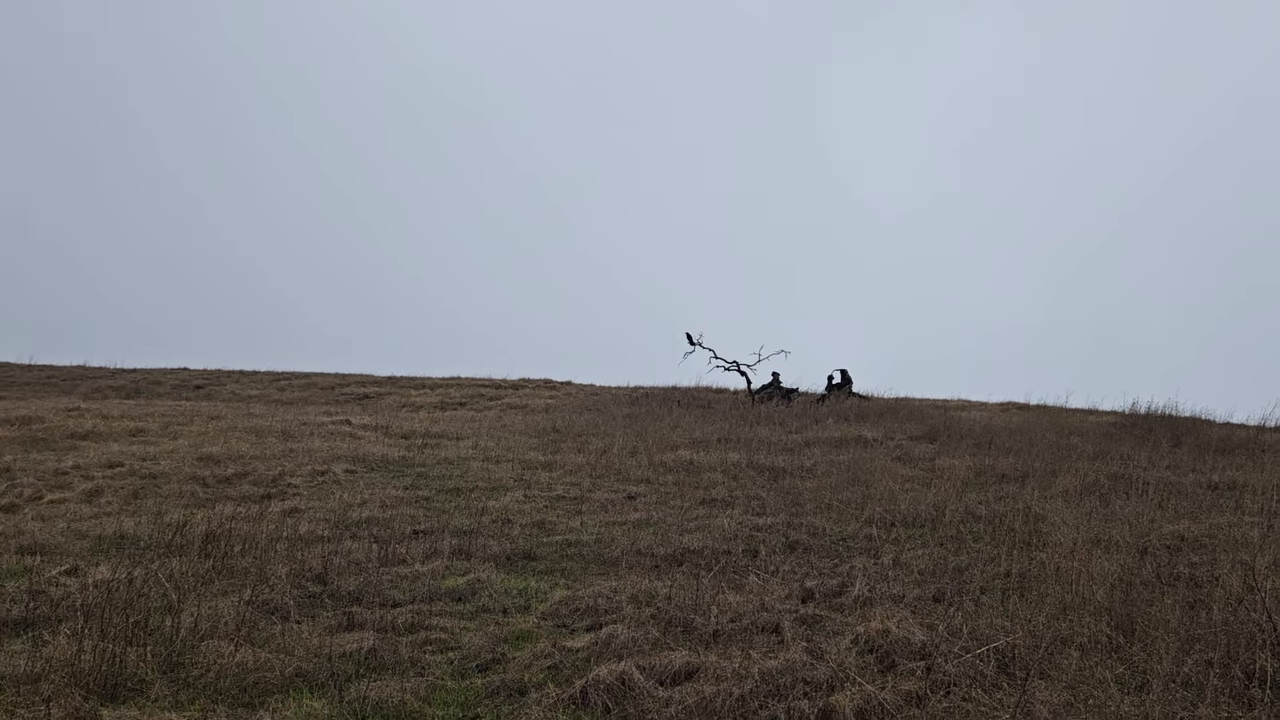
#> input picture frame 18 of test_video/20241216_142253.mp4, 1280 x 720 px
$ python stab_test.py
#> lines starting #> are read from the running program, lines starting #| are printed output that depends on the picture; after the words box and inside, x2 and y2 are one past the last pixel; in counts of white or black regions, pixels touching at a corner belong together
import cv2 as cv
import numpy as np
import vidstab
import time

#cap = cv.VideoCapture('20241216_143841.mp4')
cap = cv.VideoCapture('20241216_142253.mp4')

# Get width and height of video stream
w = int(cap.get(cv.CAP_PROP_FRAME_WIDTH))
h = int(cap.get(cv.CAP_PROP_FRAME_HEIGHT))

frame_num = 0

raw_frames = []
transforms = [None]

# loop one: calculate transforms

# frame 1
ret, frame = cap.read()
#> frame is the input picture: shape (720, 1280, 3); mean B, G, R 129.2, 126.8, 126

prev_frame = frame
prev_gray = cv.cvtColor(frame, cv.COLOR_BGR2GRAY)
prev_pts = cv.goodFeaturesToTrack(prev_gray,
                            maxCorners=200,
                            qualityLevel=0.01,
                            minDistance=30.0,
                            blockSize=3)
#> prev_pts = 200 rows, first 8: [833, 382], [686, 333], [781, 382], [737, 368], [711, 351], [1203, 418], [1123, 410], [869, 395]

raw_frames.append(frame)
frame_num += 1


# frame 2
for i in range(10):
    ret, frame = cap.read()


curr_gray = cv.cvtColor(frame, cv.COLOR_BGR2GRAY)
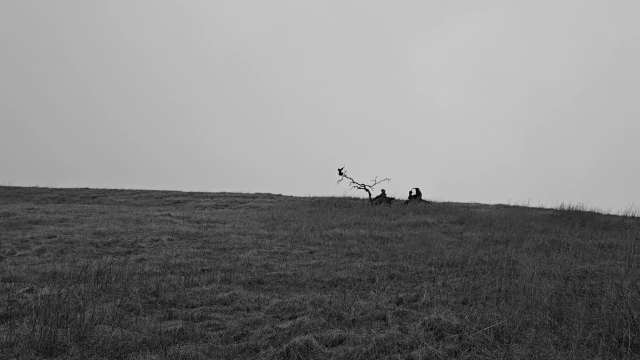
#> curr_gray: shape (720, 1280) (shown at 1/2 size); min 0, max 223, mean 128.2
raw_frames.append(frame)

curr_pts, status, err = cv.calcOpticalFlowPyrLK(prev_gray, curr_gray, prev_pts, None)
#> curr_pts = 200 rows, first 8: [823.9, 388.7], [676.1, 336.8], [772, 388.8], [728.1, 374.8], [701.9, 358.4], [1192.2, 424], [1112.7, 416.1], [859.9, 401.6]; status = 200 values, max 1 at index 0, min 0 at index 20, mean 0.98; err = 200 values, max 15.89 at index 1, min -4.08e-29 at index 186, mean 4.01

# Filter only valid points
idx = np.where(status==1)[0]
#> idx = 196 values from 0 to 199
prev_pts = prev_pts[idx]
#> prev_pts = 196 rows, first 8: [833, 382], [686, 333], [781, 382], [737, 368], [711, 351], [1203, 418], [1123, 410], [869, 395]
curr_pts = curr_pts[idx]
#> curr_pts = 196 rows, first 8: [823.9, 388.7], [676.1, 336.8], [772, 388.8], [728.1, 374.8], [701.9, 358.4], [1192.2, 424], [1112.7, 416.1], [859.9, 401.6]


prev_pts2 = np.intp(prev_pts)
#> prev_pts2 has the same summary as prev_pts
copy = np.array(prev_frame)
for i in prev_pts2:
    x,y = i.ravel()
    cv.circle(copy,(x,y),3,(0,255,0),-1)
#> this loop made 196 passes
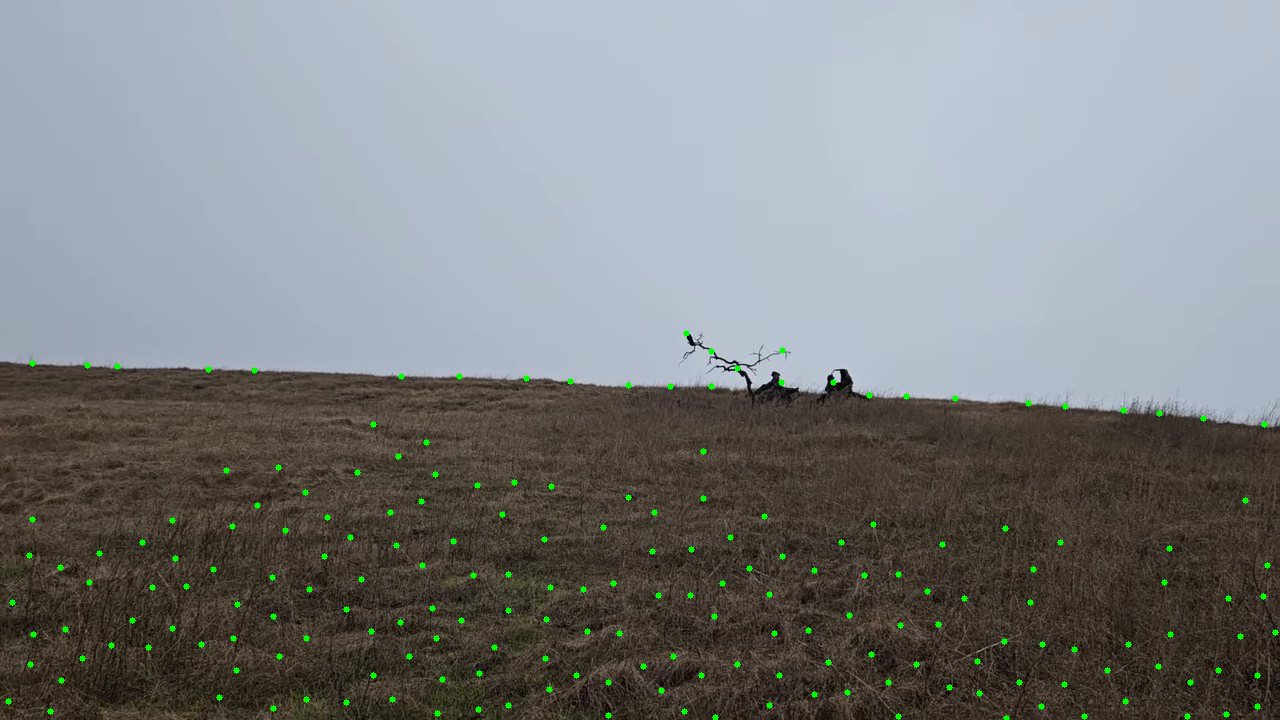
#> copy: shape (720, 1280, 3); 0.62% of pixels changed, all inside (x1, y1, x2, y2) = (5, 330, 1279, 720)

prev_pts3 = np.intp(curr_pts)
#> prev_pts3 = 196 rows, first 8: [823, 388], [676, 336], [771, 388], [728, 374], [701, 358], [1192, 423], [1112, 416], [859, 401]
copy2 = np.array(frame)
for i in prev_pts3:
    x,y = i.ravel()
    cv.circle(copy2,(x,y),3,(255,0,0),-1)
#> this loop made 196 passes
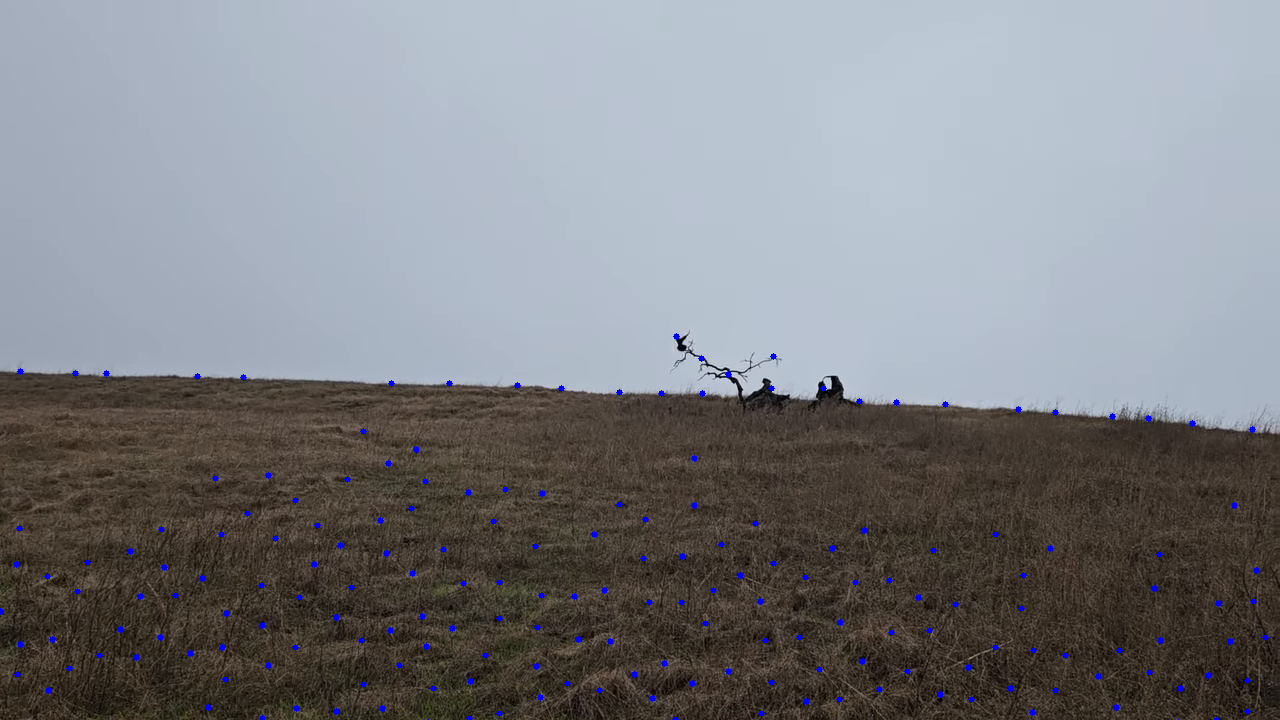
#> copy2: shape (720, 1280, 3); mean B, G, R 131.6, 127.8, 126.2

f = cv.addWeighted(copy,0.8, copy2, 0.2,0)

while True:
    cv.imshow("frame", f)
    if cv.waitKey(1) & 0xFF == ord('q'):
#> (key q is pressed here)
        break


#Find transformation matrix
#m, ret = cv.estimateAffine2D(prev_pts, curr_pts)

transform, ret = cv.estimateAffinePartial2D(np.array(curr_pts),np.array(prev_pts))
#> transform = [[0.998, -0.00314, 12.51], [0.00314, 0.998, -8.49]]; ret = 196 values, max 1 at index 0, min 0 at index 1, mean 0.969

# extract v2
dx = transform[0, 2]
#> dx = 12.51
# translation y
dy = transform[1, 2]
#> dy = -8.49
# rotation
da = np.arctan2(transform[1, 0], transform[0, 0])
#> da = 0.00314

transform = [dx,dy,da]
#> transform = [12.51, -8.49, 0.00314]

transform_matrix = np.zeros((2, 3))

transform_matrix[0, 0] = np.cos(transform[2])
transform_matrix[0, 1] = -np.sin(transform[2])
transform_matrix[1, 0] = np.sin(transform[2])
transform_matrix[1, 1] = np.cos(transform[2])
transform_matrix[0, 2] = transform[0]
transform_matrix[1, 2] = transform[1]

m = transform_matrix

if False:
    m = transform
    # Extract traslation
    dx = m[0,2]
    dy = m[1,2]

    # Extract rotation angle
    da = np.arctan2(m[1,0], m[0,0])

    m = np.zeros((2,3), np.float32)
    m[0,0] = np.cos(da)
    m[0,1] = -np.sin(da)
    m[1,0] = np.sin(da)
    m[1,1] = np.cos(da)
    m[0,2] = dx
    m[1,2] = dy

transforms.append(m)

# Apply affine wrapping to the given frame
h, w = frame.shape[:2]
frame_stabilized = cv.warpAffine(frame, m, (w,h))
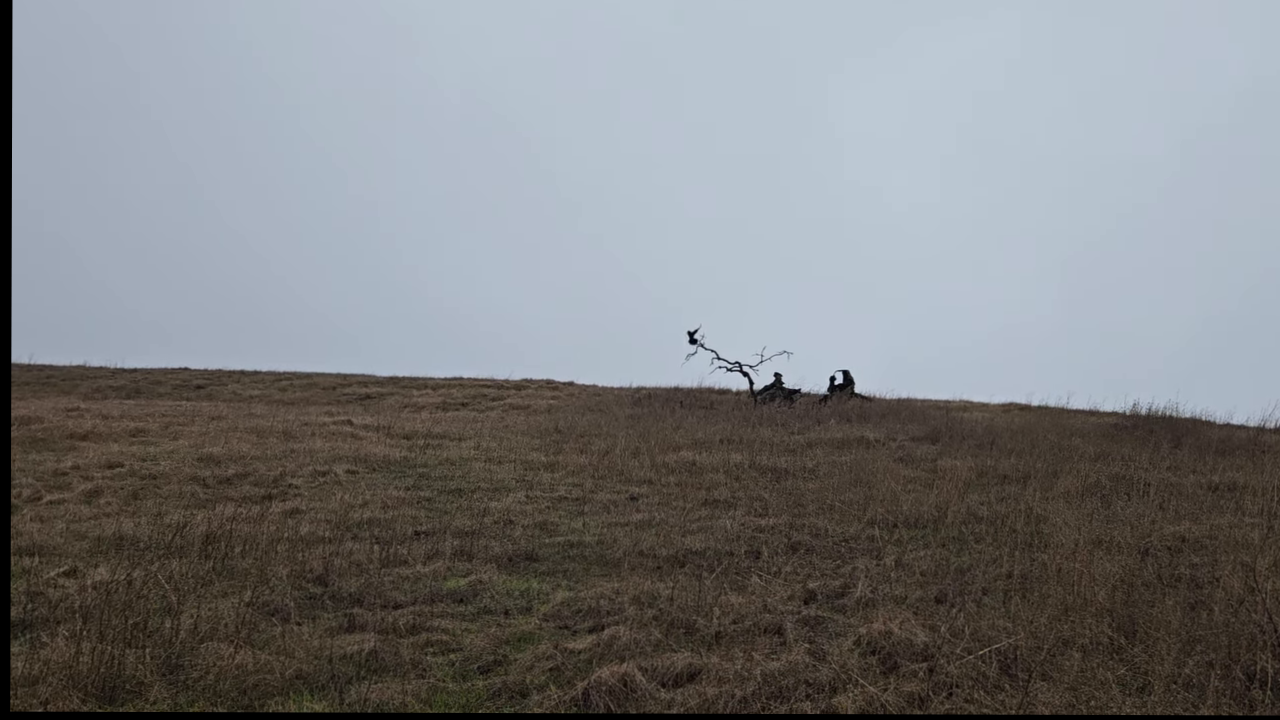
#> frame_stabilized: shape (720, 1280, 3); mean B, G, R 127.4, 125.3, 123.9


f = cv.addWeighted(copy,0.8, frame_stabilized, 0.2,0)

while True:
    cv.imshow("frame", f)
    if cv.waitKey(1) & 0xFF == ord('q'):
#> (key q is pressed here)
        break

quit()
#> (the program exits here)

$ run again, starting later in the video
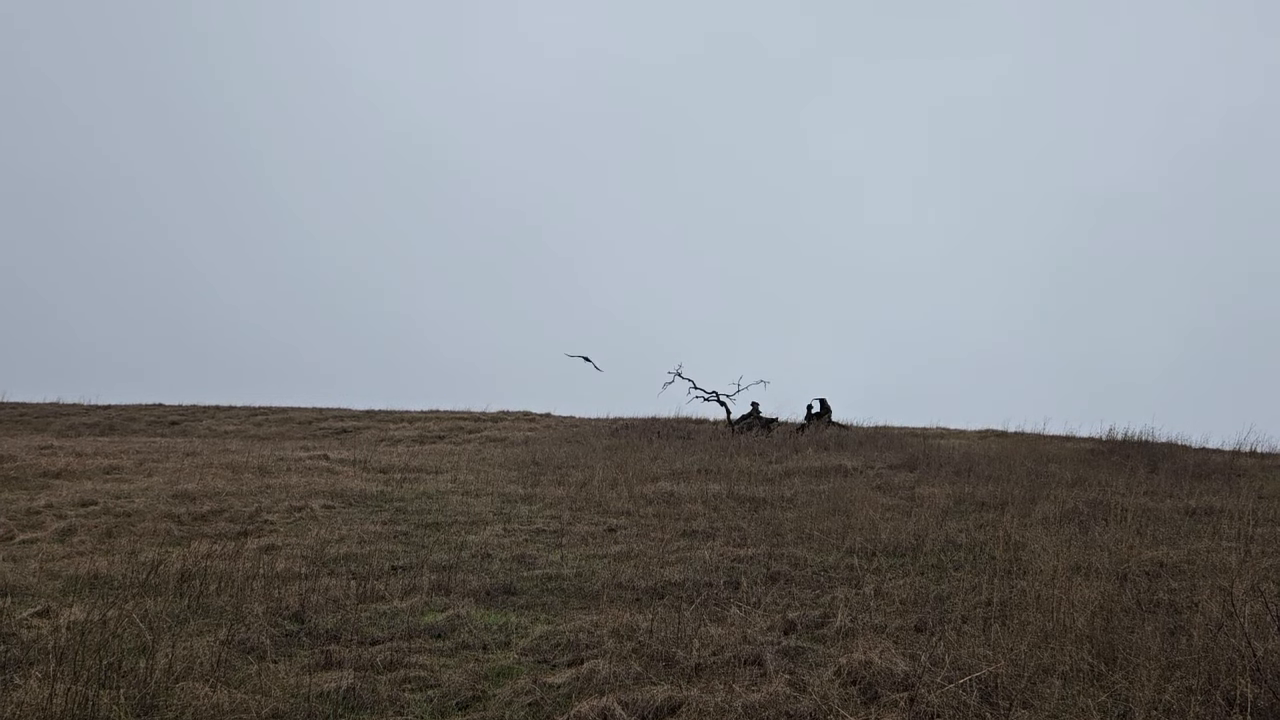
#> input picture frame 83 of test_video/20241216_142253.mp4, 1280 x 720 px
#> frame is the input picture: shape (720, 1280, 3); mean B, G, R 136.1, 133, 130.8
#> prev_pts = 200 rows, first 8: [704, 400], [760, 412], [812, 412], [738, 389], [680, 373], [1143, 439], [590, 361], [1179, 443]
#> curr_pts = 200 rows, first 8: [704.4, 401.2], [760.5, 413], [812.5, 413], [738.4, 390.2], [680.3, 374.3], [1143.5, 439.6], [605.4, 366], [1179.5, 443.6]; status = 200 values from 1 to 1; err = 200 values, max 18.2 at index 6, min 1.59 at index 168, mean 4.22
#> idx = 200 values from 0 to 199
#> prev_pts2 has the same summary as prev_pts
#> the loop `for i in prev_pts2:` made 200 passes
#> after the loop `for i in prev_pts2:`:
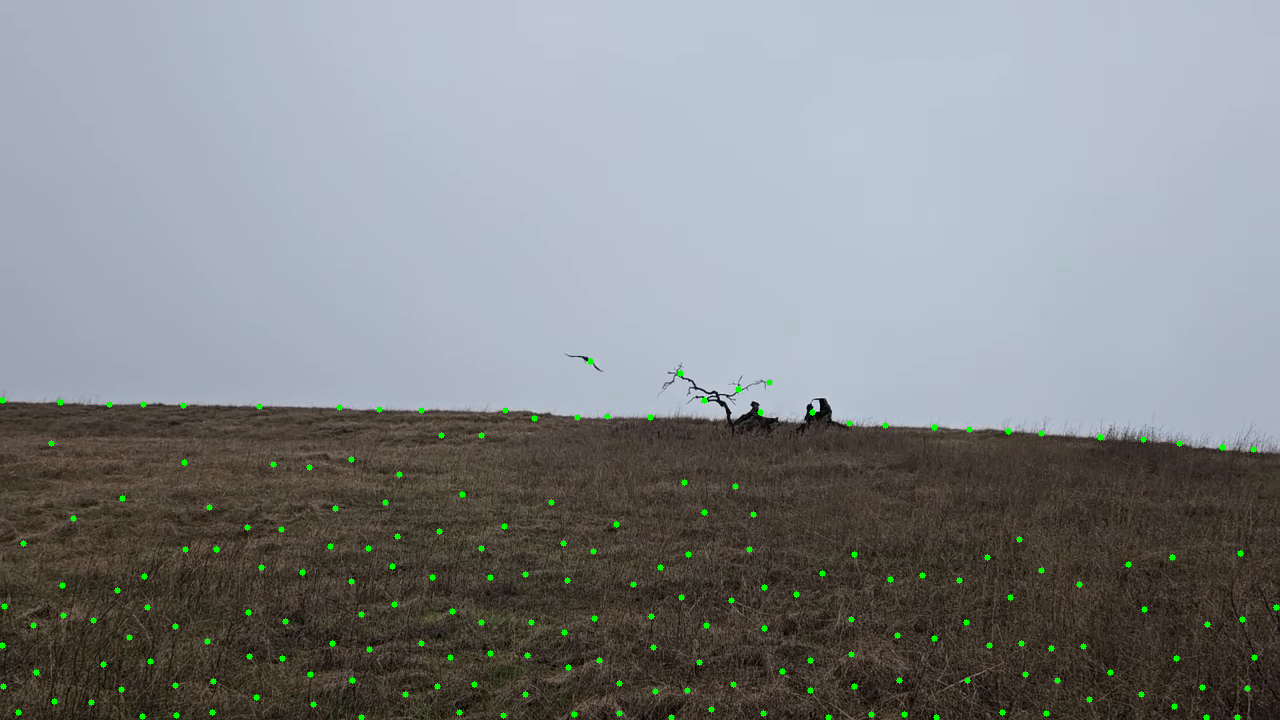
#> copy: shape (720, 1280, 3); 0.63% of pixels changed, all inside (x1, y1, x2, y2) = (0, 358, 1280, 720)
#> prev_pts3 = 200 rows, first 8: [704, 401], [760, 412], [812, 412], [738, 390], [680, 374], [1143, 439], [605, 366], [1179, 443]
#> the loop `for i in prev_pts3:` made 200 passes
#> after the loop `for i in prev_pts3:`:
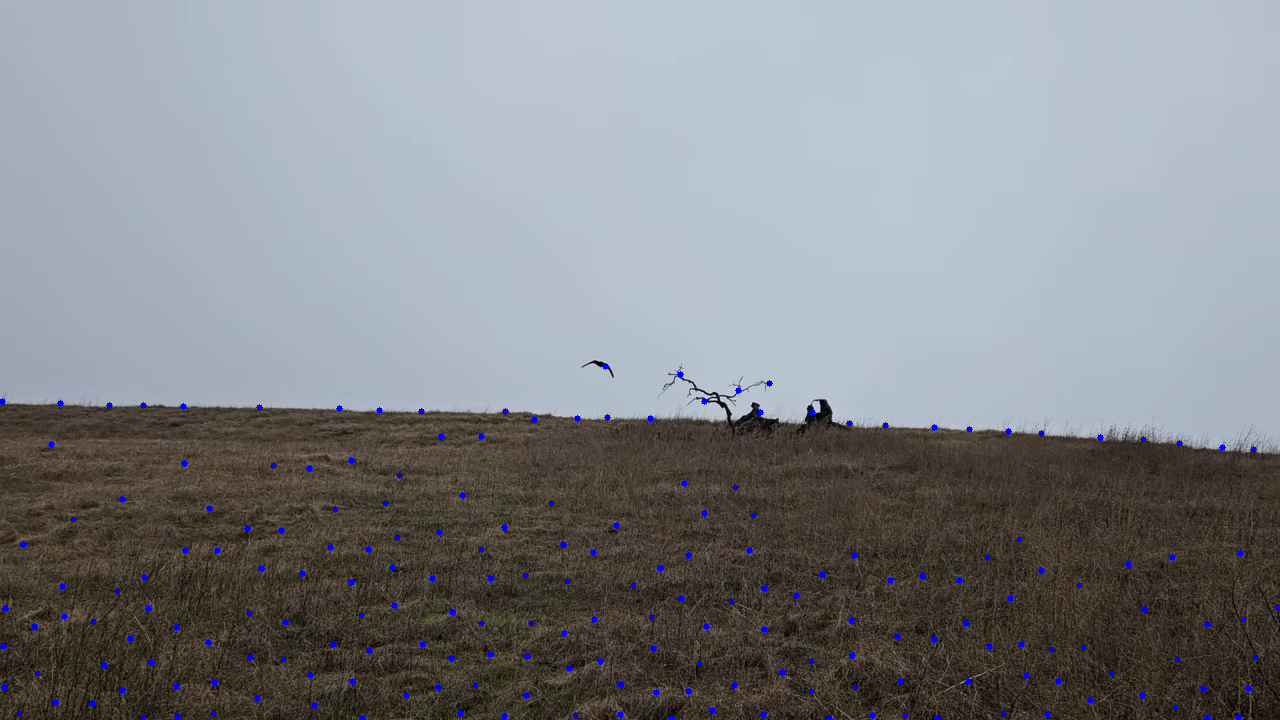
#> copy2: shape (720, 1280, 3); mean B, G, R 137.4, 132.7, 130.4
#> `transform, ret = cv.estimateAffinePartial2D(np.array(curr_pts),np.arra..`: transform = [[1, -0.000937, -0.332], [0.000937, 1, -1.93]]; ret = 200 values, max 1 at index 0, min 0 at index 6, mean 0.995
#> dx = -0.332
#> dy = -1.93
#> da = 0.000937
#> `transform = [dx,dy,da]`: transform = [-0.332, -1.93, 0.000937]
